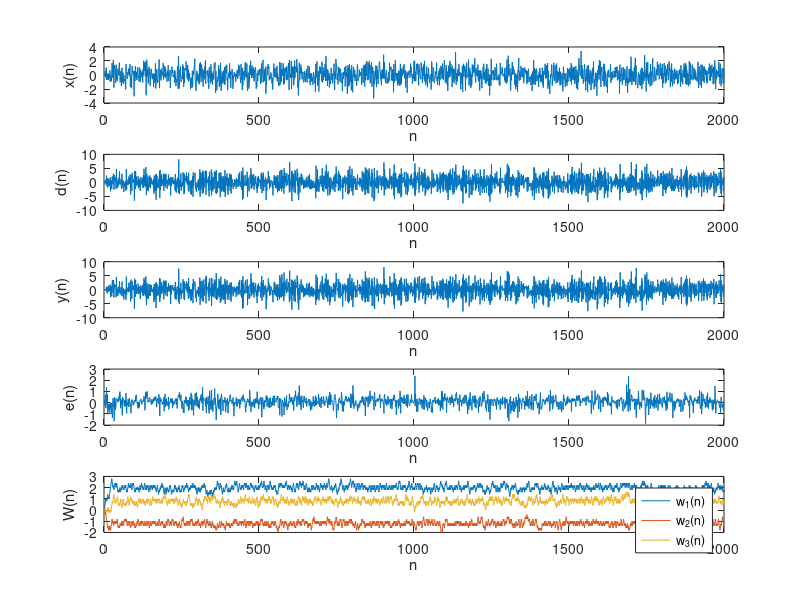

The MATLAB script that drew this image:
%% "Real time" Implementation of Sign-Sign LMS

%% We will start with simulating a Colored Gaussian signal and use it in a
%% channel modeling problem implemented using LMS and varients of LMS

clear all
close all
clc

%% Simulation parameters
% Channel model is given by G(z) = 2 - 1.2z^(-1) + 0.8z^(-2)
C = [2 ; -1.2 ; 0.8] ;

Sig = 0.5 ; % Standard deviation of the Wiener process
L = 2000 ; % Signal length

Ns = length(C) ; % System order
Nw = 3 ; % Wiener Filter order

MU = 0.1 ; 
PSI = 0.01 ;

%% Backup variables
Xbkp = zeros(1,L) ;
Dbkp = zeros(1,L) ;
Ybkp = zeros(1,L) ;
Ebkp = zeros(1,L) ;
Wbkp = zeros(Nw,L) ;

%% Initialization
x = 0.1 ;
w = zeros(Nw,1) ;

X = x*eye(Nw,1) ;
Xs = x*eye(Ns,1) ;
Xbkp(:,1) = x ;
Wbkp(:,1) = w ;

d = C'*Xs ;
y = w'*X ;
e = d - y ; 

%% Run the system

for I = 2:L

    d = C'*Xs ; % "Desired" signal (channel output)
    
    y = w'*X ; % Wiener filter output
    
    e = d - y ; % "Error" signal
    
    w = w + 2*MU*sign(e)*sign(X) ; % LMS update equation  

%% Prepare for the next iteration

    x = randn(1) ; % System input update equation
    
    % Update X (i.e. x -> X(1) -> X(2) -> X(3) etc. )
    for J = Nw:-1:2
        X(J) = X(J-1) ;
    end
    X(1) = x ;

    % Update Xs
    for J = Ns:-1:2
        Xs(J) = Xs(J-1) ;
    end
    Xs(1) = x ;

    % Backup variables
    Xbkp(:,I) = x ; % Update Xbkp
    Wbkp(:,I) = w ; % Update Wbkp
    Ybkp(:,I) = y ; % Update Wbkp
    Ebkp(:,I) = e ; % Update Wbkp
    Dbkp(:,I) = d ; % Update Wbkp

end

figure(1)
subplot(5,1,1) ; plot(1:L,Xbkp) ; xlabel('n') ; ylabel('x(n)')
subplot(5,1,2) ; plot(1:L,Dbkp) ; xlabel('n') ; ylabel('d(n)')
subplot(5,1,3) ; plot(1:L,Ybkp) ; xlabel('n') ; ylabel('y(n)')
subplot(5,1,4) ; plot(1:L,Ebkp) ; xlabel('n') ; ylabel('e(n)')
subplot(5,1,5) ; plot(1:L,Wbkp(1,:),1:L,Wbkp(2,:),1:L,Wbkp(3,:))
xlabel('n') ; ylabel('W(n)')
legend('w_1(n)','w_2(n)','w_3(n)')